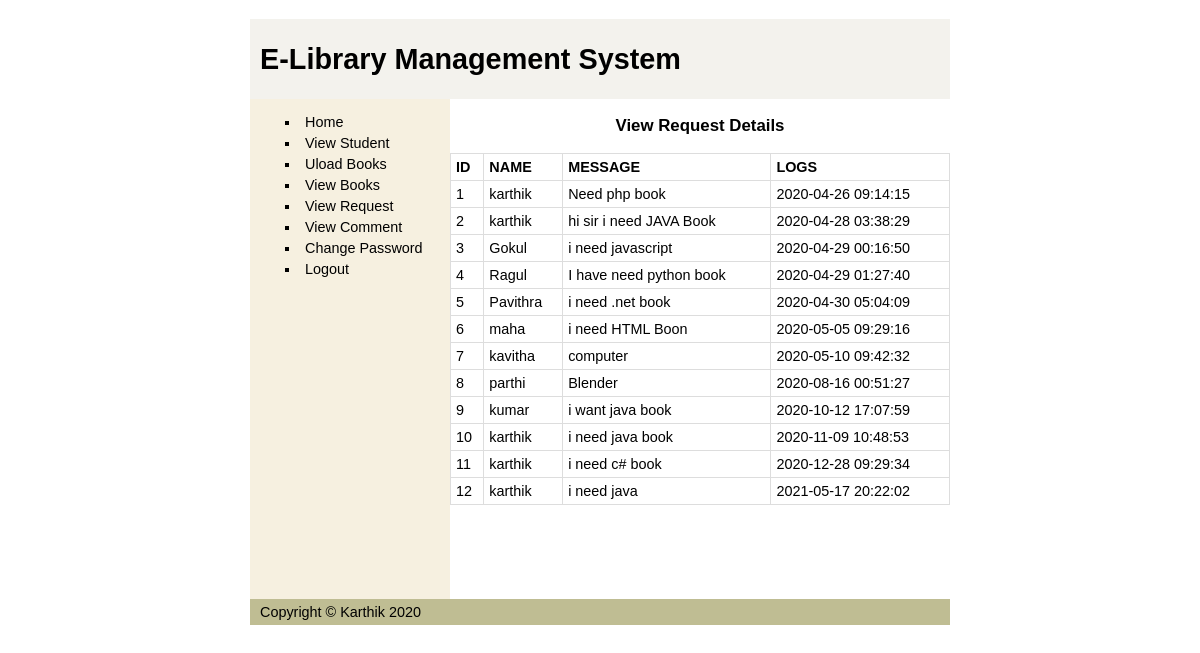
Screenshot of /view_req.php (signed in) with the database file from the repository.
### tables this page shows
CREATE TABLE `student` (
  `ID` int(11) NOT NULL,
  `NAME` varchar(150) NOT NULL,
  `PASS` varchar(150) NOT NULL,
  `MAIL` varchar(150) NOT NULL,
  `DEP` varchar(150) NOT NULL
);

CREATE TABLE `request` (
  `RID` int(11) NOT NULL,
  `ID` int(11) NOT NULL,
  `MES` text NOT NULL,
  `LOGS` datetime NOT NULL
);

### view_req.php (the view, shortened to what this page needs)
<?php
include "database.php";
?>
<!DOCTYPE html>
<html>
	<head>
	<link rel="stylesheet" type="text/css" href="css/style.css">
	</head>
	<body>
	<div id="container">
		<div id="header">
		<h1>E-Library Management System</h1>
		</div>
		<div id="wrapper">
			<h3 id="heading">View Request Details</h3>
			<?php
			$sql="SELECT student.NAME,request.MES,request.LOGS FROM student inner join request on student.ID=request.ID";
			$res=$db->query($sql);
			if($res->num_rows>0)
			{
				echo "<table>
					<tr>
						<th>ID</th>
						<th>NAME</th>
						<th>MESSAGE</th>
						<th>LOGS</th>
					</tr>
				";
				$i=0;
				while($row=$res->fetch_assoc())
				{
					$i++;
					echo "<tr>";
					echo "<td>{$i}</td>";
					echo "<td>{$row["NAME"]}</td>";
					echo "<td>{$row["MES"]}</td>";
					echo "<td>{$row["LOGS"]}</td>";
					echo "</tr>";
				}
				echo "</table>";
			}
			else
			{
				echo "<p class='error'>No Request Records Found</p>";
			}
			?>
		</div>
		<div id="navi">
			<?php
			include "adminSidebar.php";
			?>
		</div>
		<div id="footer">
		<p>Copyright &copy; Karthik 2020</p>
		</div>
	</div>
	</body>
</html>

### css/style.css (style rules this page uses)
html,body { margin:0; padding:0; }
body { font:90% calibri,sans-serif; text-align:center; }
div#header { background:#F3F2ED; }
div#header h1 { height:80px; line-height:80px; margin:0; padding-left:10px; }
div#container { height:auto; width:700px; margin:0 auto; text-align:left; }
div#wrapper { float:right; width:500px; }
div#navi { float:left; height:500px; width:200px; background:#F6F0E0; }
div#footer { clear:both; width:100%; background:#BFBD93; }
div#footer p { margin:0; padding:5px 10px; }
p { margin:0 10px 10px; }
#heading { text-align:center; }
table { width:100%; border-collapse:collapse; }
table td,table th { border:1px solid #ddd; padding:5px; }

### rows the page displays
student: NAME "karthik", request.MES "Need php book", request.LOGS "2020-04-26 09:14:15", request.MES "hi sir i need JAVA Book", request.LOGS "2020-04-28 03:38:29", request.MES "i need java book", request.LOGS "2020-11-09 10:48:53", request.MES "i need c# book", request.LOGS "2020-12-28 09:29:34"
student: NAME "Gokul", request.MES "i need javascript", request.LOGS "2020-04-29 00:16:50"
student: NAME "Ragul", request.MES "I have need python book", request.LOGS "2020-04-29 01:27:40"
student: NAME "Pavithra", request.MES "i need .net book", request.LOGS "2020-04-30 05:04:09"
student: NAME "maha", request.MES "i need HTML Boon", request.LOGS "2020-05-05 09:29:16"
student: NAME "kavitha", request.MES "computer", request.LOGS "2020-05-10 09:42:32"
student: NAME "parthi", request.MES "Blender", request.LOGS "2020-08-16 00:51:27"
student: NAME "kumar", request.MES "i want java book", request.LOGS "2020-10-12 17:07:59"
student: NAME "karthik", request.MES "i need java", request.LOGS "2021-05-17 20:22:02"
